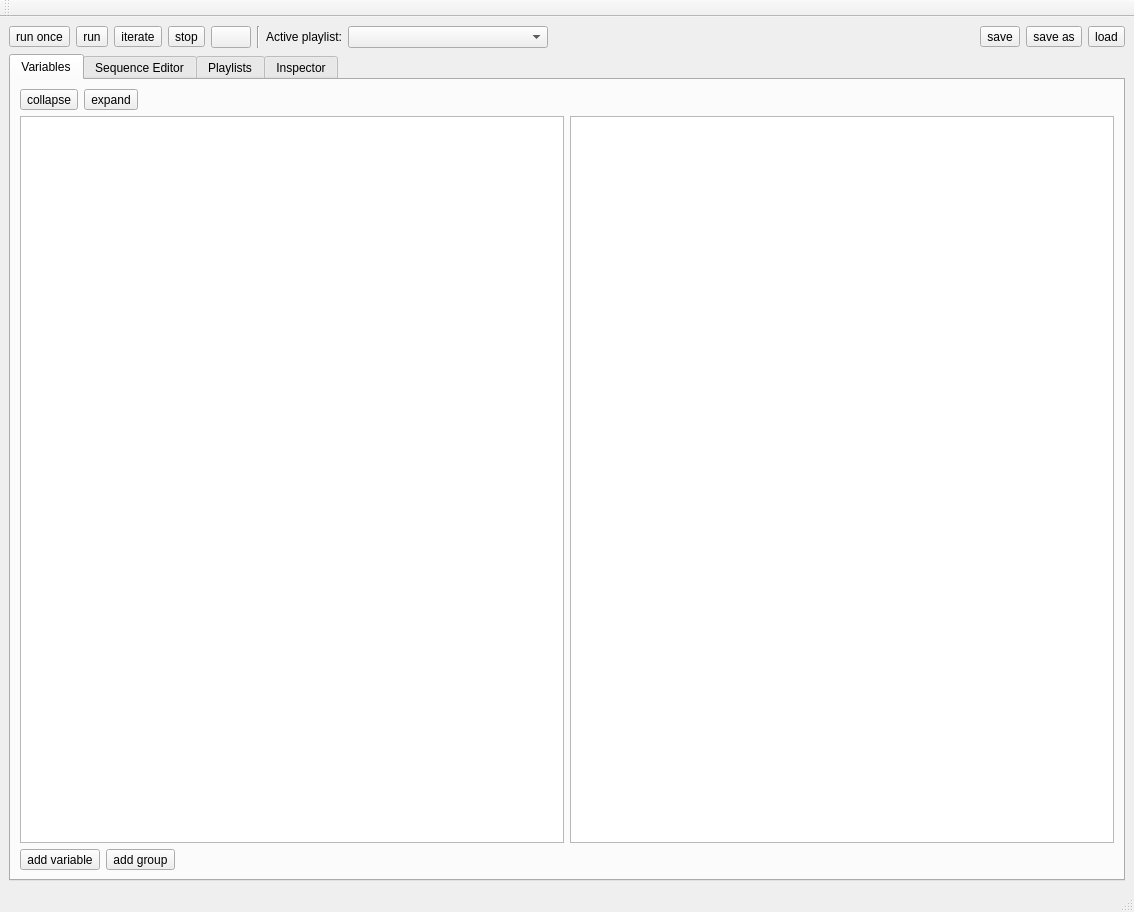
<?xml version="1.0" encoding="UTF-8"?>
<ui version="4.0">
 <class>MainWindow</class>
 <widget class="QMainWindow" name="MainWindow">
  <property name="geometry">
   <rect>
    <x>0</x>
    <y>0</y>
    <width>1134</width>
    <height>912</height>
   </rect>
  </property>
  <property name="windowTitle">
   <string>MainWindow</string>
  </property>
  <widget class="QWidget" name="centralwidget">
   <layout class="QVBoxLayout" name="verticalLayout_2">
    <item>
     <layout class="QHBoxLayout" name="horizontalLayout">
      <item>
       <widget class="QToolButton" name="play_once_button">
        <property name="toolTip">
         <string>Run once</string>
        </property>
        <property name="text">
         <string>run once</string>
        </property>
        <property name="icon">
         <iconset resource="../resources.qrc">
          <normaloff>:/actions/icons/media-playback-start1.svg</normaloff>:/actions/icons/media-playback-start1.svg</iconset>
        </property>
        <property name="iconSize">
         <size>
          <width>32</width>
          <height>32</height>
         </size>
        </property>
       </widget>
      </item>
      <item>
       <widget class="QToolButton" name="play_button">
        <property name="toolTip">
         <string>Run</string>
        </property>
        <property name="text">
         <string>run</string>
        </property>
        <property name="icon">
         <iconset resource="../resources.qrc">
          <normaloff>:/actions/icons/media-playback-start.svg</normaloff>:/actions/icons/media-playback-start.svg</iconset>
        </property>
        <property name="iconSize">
         <size>
          <width>32</width>
          <height>32</height>
         </size>
        </property>
       </widget>
      </item>
      <item>
       <widget class="QToolButton" name="iterate_button">
        <property name="toolTip">
         <string>Iterate</string>
        </property>
        <property name="text">
         <string>iterate</string>
        </property>
        <property name="icon">
         <iconset resource="../resources.qrc">
          <normaloff>:/actions/icons/media-seek-forward.svg</normaloff>:/actions/icons/media-seek-forward.svg</iconset>
        </property>
        <property name="iconSize">
         <size>
          <width>32</width>
          <height>32</height>
         </size>
        </property>
       </widget>
      </item>
      <item>
       <widget class="QToolButton" name="stop_button">
        <property name="toolTip">
         <string>Stop</string>
        </property>
        <property name="text">
         <string>stop</string>
        </property>
        <property name="icon">
         <iconset resource="../resources.qrc">
          <normaloff>:/actions/icons/media-playback-stop.svg</normaloff>:/actions/icons/media-playback-stop.svg</iconset>
        </property>
        <property name="iconSize">
         <size>
          <width>32</width>
          <height>32</height>
         </size>
        </property>
       </widget>
      </item>
      <item>
       <widget class="QPushButton" name="shuffle_button">
        <property name="toolTip">
         <string>Shuffle iterations</string>
        </property>
        <property name="styleSheet">
         <string notr="true">/** Style needed for theme icons to work **/
QPushButton:checked{
    background-color: lightgray;
}</string>
        </property>
        <property name="text">
         <string/>
        </property>
        <property name="icon">
         <iconset resource="../resources.qrc">
          <normaloff>:/actions/icons/media-playlist-ordered.svg</normaloff>
          <normalon>:/actions/icons/media-playlist-shuffle.svg</normalon>:/actions/icons/media-playlist-ordered.svg</iconset>
        </property>
        <property name="iconSize">
         <size>
          <width>32</width>
          <height>32</height>
         </size>
        </property>
        <property name="checkable">
         <bool>true</bool>
        </property>
        <property name="checked">
         <bool>false</bool>
        </property>
        <property name="autoRepeat">
         <bool>false</bool>
        </property>
        <property name="autoExclusive">
         <bool>false</bool>
        </property>
       </widget>
      </item>
      <item>
       <widget class="Line" name="line">
        <property name="orientation">
         <enum>Qt::Vertical</enum>
        </property>
       </widget>
      </item>
      <item>
       <widget class="QLabel" name="label_2">
        <property name="text">
         <string>Active playlist:</string>
        </property>
       </widget>
      </item>
      <item>
       <widget class="QComboBox" name="playlist_selection_combo_box">
        <property name="minimumSize">
         <size>
          <width>200</width>
          <height>0</height>
         </size>
        </property>
       </widget>
      </item>
      <item>
       <spacer name="horizontalSpacer_2">
        <property name="orientation">
         <enum>Qt::Horizontal</enum>
        </property>
        <property name="sizeHint" stdset="0">
         <size>
          <width>40</width>
          <height>20</height>
         </size>
        </property>
       </spacer>
      </item>
      <item>
       <widget class="QToolButton" name="save_button">
        <property name="toolTip">
         <string>Save sequence</string>
        </property>
        <property name="text">
         <string>save</string>
        </property>
        <property name="icon">
         <iconset resource="../resources.qrc">
          <normaloff>:/actions/icons/document-save.svg</normaloff>:/actions/icons/document-save.svg</iconset>
        </property>
        <property name="iconSize">
         <size>
          <width>32</width>
          <height>32</height>
         </size>
        </property>
        <property name="toolButtonStyle">
         <enum>Qt::ToolButtonTextBesideIcon</enum>
        </property>
       </widget>
      </item>
      <item>
       <widget class="QToolButton" name="saveas_button">
        <property name="toolTip">
         <string>Save sequence as</string>
        </property>
        <property name="text">
         <string>save as</string>
        </property>
        <property name="icon">
         <iconset resource="../resources.qrc">
          <normaloff>:/actions/icons/document-save-as.svg</normaloff>:/actions/icons/document-save-as.svg</iconset>
        </property>
        <property name="iconSize">
         <size>
          <width>32</width>
          <height>32</height>
         </size>
        </property>
        <property name="toolButtonStyle">
         <enum>Qt::ToolButtonTextBesideIcon</enum>
        </property>
       </widget>
      </item>
      <item>
       <widget class="QToolButton" name="load_button">
        <property name="toolTip">
         <string>Load sequence from file</string>
        </property>
        <property name="text">
         <string>load</string>
        </property>
        <property name="icon">
         <iconset resource="../resources.qrc">
          <normaloff>:/actions/icons/document-open.svg</normaloff>:/actions/icons/document-open.svg</iconset>
        </property>
        <property name="iconSize">
         <size>
          <width>32</width>
          <height>32</height>
         </size>
        </property>
        <property name="toolButtonStyle">
         <enum>Qt::ToolButtonTextBesideIcon</enum>
        </property>
       </widget>
      </item>
     </layout>
    </item>
    <item>
     <widget class="QTabWidget" name="tabWidget">
      <property name="tabPosition">
       <enum>QTabWidget::North</enum>
      </property>
      <property name="currentIndex">
       <number>0</number>
      </property>
      <widget class="QWidget" name="tab_vars">
       <attribute name="title">
        <string>Variables</string>
       </attribute>
       <layout class="QVBoxLayout" name="verticalLayout_3">
        <item>
         <layout class="QHBoxLayout" name="horizontalLayout_2">
          <item>
           <widget class="QToolButton" name="collapse_variables">
            <property name="toolTip">
             <string>Collapse groups</string>
            </property>
            <property name="text">
             <string>collapse</string>
            </property>
            <property name="icon">
             <iconset resource="../resources.qrc">
              <normaloff>:/actions/icons/object-group.svg</normaloff>:/actions/icons/object-group.svg</iconset>
            </property>
            <property name="iconSize">
             <size>
              <width>32</width>
              <height>32</height>
             </size>
            </property>
           </widget>
          </item>
          <item>
           <widget class="QToolButton" name="expand_variables">
            <property name="toolTip">
             <string>Expand groups</string>
            </property>
            <property name="text">
             <string>expand</string>
            </property>
            <property name="icon">
             <iconset resource="../resources.qrc">
              <normaloff>:/actions/icons/object-ungroup.svg</normaloff>:/actions/icons/object-ungroup.svg</iconset>
            </property>
            <property name="iconSize">
             <size>
              <width>32</width>
              <height>32</height>
             </size>
            </property>
           </widget>
          </item>
          <item>
           <spacer name="horizontalSpacer">
            <property name="orientation">
             <enum>Qt::Horizontal</enum>
            </property>
            <property name="sizeHint" stdset="0">
             <size>
              <width>40</width>
              <height>20</height>
             </size>
            </property>
           </spacer>
          </item>
         </layout>
        </item>
        <item>
         <layout class="QHBoxLayout" name="horizontalLayout_3">
          <item>
           <widget class="QTreeView" name="static_variables_view">
            <property name="contextMenuPolicy">
             <enum>Qt::CustomContextMenu</enum>
            </property>
            <property name="acceptDrops">
             <bool>true</bool>
            </property>
            <property name="dragEnabled">
             <bool>false</bool>
            </property>
            <property name="dragDropMode">
             <enum>QAbstractItemView::NoDragDrop</enum>
            </property>
            <property name="alternatingRowColors">
             <bool>true</bool>
            </property>
            <property name="rootIsDecorated">
             <bool>true</bool>
            </property>
            <property name="uniformRowHeights">
             <bool>false</bool>
            </property>
            <property name="allColumnsShowFocus">
             <bool>true</bool>
            </property>
            <property name="wordWrap">
             <bool>true</bool>
            </property>
            <attribute name="headerStretchLastSection">
             <bool>false</bool>
            </attribute>
           </widget>
          </item>
          <item>
           <widget class="QTreeView" name="iterator_variables_view">
            <property name="contextMenuPolicy">
             <enum>Qt::CustomContextMenu</enum>
            </property>
            <property name="alternatingRowColors">
             <bool>true</bool>
            </property>
            <attribute name="headerStretchLastSection">
             <bool>true</bool>
            </attribute>
           </widget>
          </item>
         </layout>
        </item>
        <item>
         <layout class="QHBoxLayout" name="horizontalLayout_4" stretch="0,0,0">
          <property name="sizeConstraint">
           <enum>QLayout::SetDefaultConstraint</enum>
          </property>
          <property name="bottomMargin">
           <number>0</number>
          </property>
          <item>
           <widget class="QToolButton" name="add_variable_button">
            <property name="toolTip">
             <string>Add variable to selected group</string>
            </property>
            <property name="text">
             <string>add variable</string>
            </property>
            <property name="icon">
             <iconset resource="../resources.qrc">
              <normaloff>:/actions/icons/document-new.svg</normaloff>:/actions/icons/document-new.svg</iconset>
            </property>
            <property name="iconSize">
             <size>
              <width>32</width>
              <height>32</height>
             </size>
            </property>
           </widget>
          </item>
          <item>
           <widget class="QToolButton" name="add_variable_group_button">
            <property name="toolTip">
             <string>Add new group</string>
            </property>
            <property name="text">
             <string>add group</string>
            </property>
            <property name="icon">
             <iconset resource="../resources.qrc">
              <normaloff>:/actions/icons/folder-new.svg</normaloff>:/actions/icons/folder-new.svg</iconset>
            </property>
            <property name="iconSize">
             <size>
              <width>32</width>
              <height>32</height>
             </size>
            </property>
           </widget>
          </item>
          <item>
           <spacer name="horizontalSpacer_3">
            <property name="orientation">
             <enum>Qt::Horizontal</enum>
            </property>
            <property name="sizeHint" stdset="0">
             <size>
              <width>40</width>
              <height>20</height>
             </size>
            </property>
           </spacer>
          </item>
         </layout>
        </item>
       </layout>
      </widget>
      <widget class="QWidget" name="tab_sequence">
       <attribute name="title">
        <string>Sequence Editor</string>
       </attribute>
       <layout class="QVBoxLayout" name="verticalLayout_4">
        <item>
         <layout class="QHBoxLayout" name="horizontalLayout_5">
          <item>
           <widget class="QLabel" name="label">
            <property name="text">
             <string>Routine:</string>
            </property>
           </widget>
          </item>
          <item>
           <widget class="QComboBox" name="routine_combo_box">
            <property name="minimumSize">
             <size>
              <width>200</width>
              <height>0</height>
             </size>
            </property>
           </widget>
          </item>
          <item>
           <widget class="QPushButton" name="add_routine_button">
            <property name="toolTip">
             <string>Add routine</string>
            </property>
            <property name="text">
             <string/>
            </property>
            <property name="icon">
             <iconset resource="../resources.qrc">
              <normaloff>:/actions/icons/list-add.svg</normaloff>:/actions/icons/list-add.svg</iconset>
            </property>
            <property name="iconSize">
             <size>
              <width>32</width>
              <height>16</height>
             </size>
            </property>
           </widget>
          </item>
          <item>
           <widget class="QPushButton" name="config_routine_button">
            <property name="toolTip">
             <string>Configure routine</string>
            </property>
            <property name="text">
             <string/>
            </property>
            <property name="icon">
             <iconset resource="../resources.qrc">
              <normaloff>:/actions/icons/edit.svg</normaloff>:/actions/icons/edit.svg</iconset>
            </property>
            <property name="iconSize">
             <size>
              <width>32</width>
              <height>16</height>
             </size>
            </property>
           </widget>
          </item>
          <item>
           <widget class="QPushButton" name="remove_routine_button">
            <property name="toolTip">
             <string>Delete routine</string>
            </property>
            <property name="text">
             <string/>
            </property>
            <property name="icon">
             <iconset resource="../resources.qrc">
              <normaloff>:/actions/icons/list-remove.svg</normaloff>:/actions/icons/list-remove.svg</iconset>
            </property>
            <property name="iconSize">
             <size>
              <width>32</width>
              <height>16</height>
             </size>
            </property>
           </widget>
          </item>
          <item>
           <spacer name="horizontalSpacer_4">
            <property name="orientation">
             <enum>Qt::Horizontal</enum>
            </property>
            <property name="sizeHint" stdset="0">
             <size>
              <width>40</width>
              <height>20</height>
             </size>
            </property>
           </spacer>
          </item>
         </layout>
        </item>
        <item>
         <widget class="QScrollArea" name="sequence_editor_scroll_area">
          <property name="widgetResizable">
           <bool>true</bool>
          </property>
          <widget class="QWidget" name="scrollAreaWidgetContents">
           <property name="geometry">
            <rect>
             <x>0</x>
             <y>0</y>
             <width>1092</width>
             <height>686</height>
            </rect>
           </property>
           <layout class="QVBoxLayout" name="verticalLayout_5"/>
          </widget>
         </widget>
        </item>
       </layout>
      </widget>
      <widget class="QWidget" name="tab_playlist">
       <attribute name="title">
        <string>Playlists</string>
       </attribute>
       <layout class="QVBoxLayout" name="verticalLayout">
        <item>
         <layout class="QHBoxLayout" name="horizontalLayout_7">
          <property name="bottomMargin">
           <number>0</number>
          </property>
          <item>
           <widget class="QToolButton" name="add_playlist_button">
            <property name="text">
             <string>add playlist</string>
            </property>
            <property name="icon">
             <iconset resource="../resources.qrc">
              <normaloff>:/actions/icons/list-add.svg</normaloff>:/actions/icons/list-add.svg</iconset>
            </property>
            <property name="iconSize">
             <size>
              <width>32</width>
              <height>32</height>
             </size>
            </property>
           </widget>
          </item>
          <item>
           <widget class="QToolButton" name="expand_playlists">
            <property name="toolTip">
             <string>Expand tree</string>
            </property>
            <property name="text">
             <string>...</string>
            </property>
            <property name="icon">
             <iconset resource="../resources.qrc">
              <normaloff>:/actions/icons/object-ungroup.svg</normaloff>:/actions/icons/object-ungroup.svg</iconset>
            </property>
            <property name="iconSize">
             <size>
              <width>32</width>
              <height>32</height>
             </size>
            </property>
           </widget>
          </item>
          <item>
           <spacer name="horizontalSpacer_5">
            <property name="orientation">
             <enum>Qt::Horizontal</enum>
            </property>
            <property name="sizeHint" stdset="0">
             <size>
              <width>40</width>
              <height>20</height>
             </size>
            </property>
           </spacer>
          </item>
         </layout>
        </item>
        <item>
         <widget class="QTreeView" name="playlist_view">
          <property name="contextMenuPolicy">
           <enum>Qt::CustomContextMenu</enum>
          </property>
         </widget>
        </item>
       </layout>
      </widget>
      <widget class="QWidget" name="tab_inspector">
       <attribute name="title">
        <string>Inspector</string>
       </attribute>
       <layout class="QHBoxLayout" name="horizontalLayout_8">
        <item>
         <layout class="QHBoxLayout" name="horizontalLayout_6">
          <item>
           <layout class="QVBoxLayout" name="inspector_container"/>
          </item>
          <item>
           <layout class="QVBoxLayout" name="verticalLayout_8">
            <property name="bottomMargin">
             <number>10</number>
            </property>
            <item>
             <layout class="QVBoxLayout" name="verticalLayout_6">
              <property name="sizeConstraint">
               <enum>QLayout::SetDefaultConstraint</enum>
              </property>
              <item>
               <widget class="QCheckBox" name="checkBox">
                <property name="enabled">
                 <bool>true</bool>
                </property>
                <property name="text">
                 <string>CheckBox</string>
                </property>
               </widget>
              </item>
              <item>
               <widget class="QCheckBox" name="checkBox_2">
                <property name="text">
                 <string>CheckBox</string>
                </property>
               </widget>
              </item>
              <item>
               <widget class="QCheckBox" name="checkBox_3">
                <property name="text">
                 <string>CheckBox</string>
                </property>
               </widget>
              </item>
              <item>
               <spacer name="verticalSpacer">
                <property name="orientation">
                 <enum>Qt::Vertical</enum>
                </property>
                <property name="sizeHint" stdset="0">
                 <size>
                  <width>20</width>
                  <height>40</height>
                 </size>
                </property>
               </spacer>
              </item>
             </layout>
            </item>
            <item>
             <widget class="QPushButton" name="fix_scale">
              <property name="text">
               <string>Freeze scale</string>
              </property>
              <property name="checkable">
               <bool>true</bool>
              </property>
              <property name="checked">
               <bool>false</bool>
              </property>
             </widget>
            </item>
           </layout>
          </item>
         </layout>
        </item>
       </layout>
      </widget>
     </widget>
    </item>
    <item>
     <layout class="QVBoxLayout" name="iterator_sliders_container"/>
    </item>
   </layout>
  </widget>
  <widget class="QMenuBar" name="menubar">
   <property name="geometry">
    <rect>
     <x>0</x>
     <y>0</y>
     <width>1134</width>
     <height>24</height>
    </rect>
   </property>
  </widget>
  <widget class="QStatusBar" name="statusbar"/>
  <widget class="QToolBar" name="toolBar">
   <property name="windowTitle">
    <string>toolBar</string>
   </property>
   <attribute name="toolBarArea">
    <enum>TopToolBarArea</enum>
   </attribute>
   <attribute name="toolBarBreak">
    <bool>false</bool>
   </attribute>
  </widget>
 </widget>
 <resources>
  <include location="../resources.qrc"/>
 </resources>
 <connections>
  <connection>
   <sender>collapse_variables</sender>
   <signal>clicked()</signal>
   <receiver>iterator_variables_view</receiver>
   <slot>collapseAll()</slot>
   <hints>
    <hint type="sourcelabel">
     <x>55</x>
     <y>130</y>
    </hint>
    <hint type="destinationlabel">
     <x>590</x>
     <y>339</y>
    </hint>
   </hints>
  </connection>
  <connection>
   <sender>collapse_variables</sender>
   <signal>clicked()</signal>
   <receiver>static_variables_view</receiver>
   <slot>collapseAll()</slot>
   <hints>
    <hint type="sourcelabel">
     <x>66</x>
     <y>137</y>
    </hint>
    <hint type="destinationlabel">
     <x>92</x>
     <y>197</y>
    </hint>
   </hints>
  </connection>
  <connection>
   <sender>expand_variables</sender>
   <signal>clicked()</signal>
   <receiver>static_variables_view</receiver>
   <slot>expandAll()</slot>
   <hints>
    <hint type="sourcelabel">
     <x>146</x>
     <y>147</y>
    </hint>
    <hint type="destinationlabel">
     <x>232</x>
     <y>166</y>
    </hint>
   </hints>
  </connection>
  <connection>
   <sender>expand_variables</sender>
   <signal>clicked()</signal>
   <receiver>iterator_variables_view</receiver>
   <slot>expandAll()</slot>
   <hints>
    <hint type="sourcelabel">
     <x>129</x>
     <y>130</y>
    </hint>
    <hint type="destinationlabel">
     <x>590</x>
     <y>339</y>
    </hint>
   </hints>
  </connection>
  <connection>
   <sender>expand_playlists</sender>
   <signal>clicked()</signal>
   <receiver>playlist_view</receiver>
   <slot>expandAll()</slot>
   <hints>
    <hint type="sourcelabel">
     <x>86</x>
     <y>157</y>
    </hint>
    <hint type="destinationlabel">
     <x>566</x>
     <y>521</y>
    </hint>
   </hints>
  </connection>
 </connections>
</ui>
